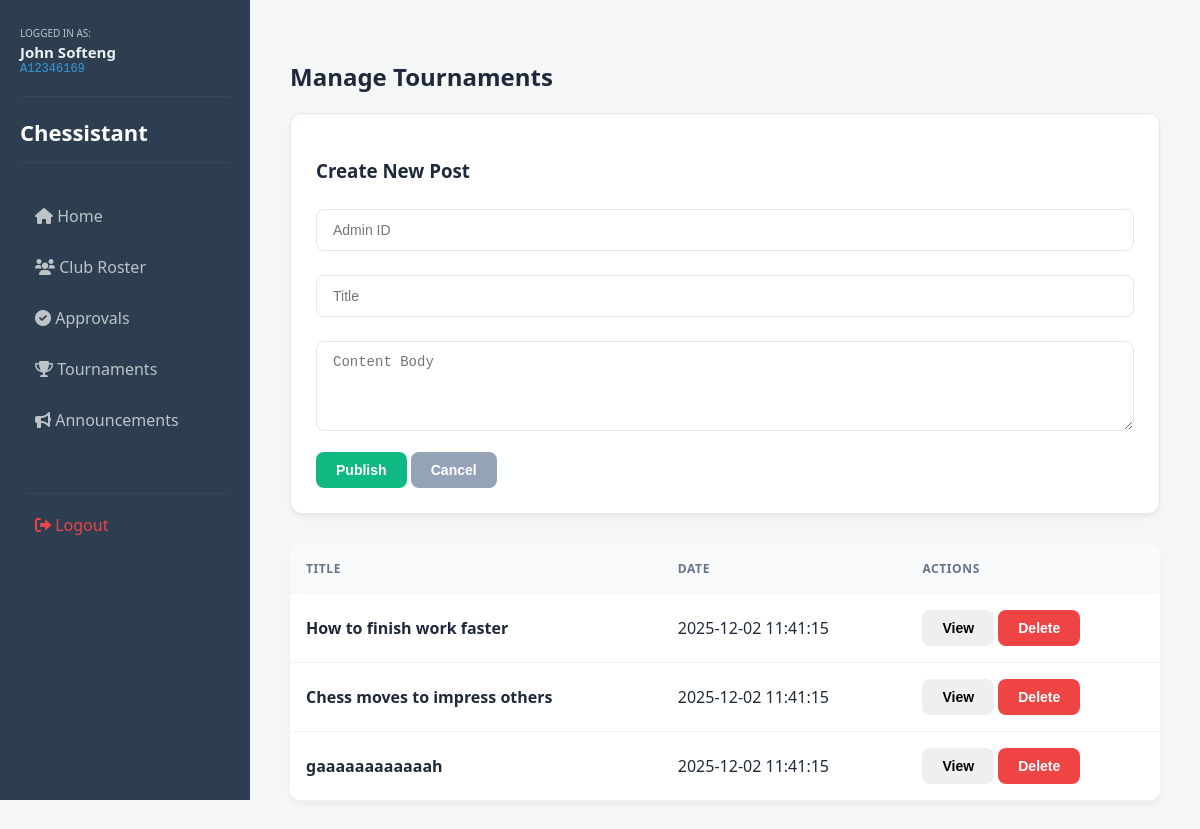
Page /Chessistant.php?page=tournament (signed in) on the committed database.
### tables this page shows
CREATE TABLE Tournaments (
                TourID  INTEGER NOT NULL DEFAULT 1 CHECK(TourID >= 0),
                Author  TEXT NOT NULL,
                LastEditor  TEXT NOT NULL,
                Title   TEXT NOT NULL DEFAULT 'Title',
                Date    TEXT NOT NULL DEFAULT (strftime('%m/%d/%Y %H:%M:%S', 'now')),
                Text    TEXT NOT NULL DEFAULT 'Text',
                LastModified    INTEGER NOT NULL DEFAULT (strftime('%s', 'now')),
                PRIMARY KEY(TourID AUTOINCREMENT),
                FOREIGN KEY(Author) REFERENCES Profiles(StudNum) ON DELETE CASCADE ON UPDATE CASCADE,
                FOREIGN KEY(LastEditor) REFERENCES Profiles(StudNum) ON DELETE CASCADE ON UPDATE CASCADE
            );

### Chessistant.php (the view, shortened to what this page needs)
<?php
try {
    $db = new PDO('sqlite:Hoshiyomi_ChessApp.db');
    $db->setAttribute(PDO::ATTR_ERRMODE, PDO::ERRMODE_EXCEPTION);
} catch (PDOException $e) {
    die("Database connection failed: " . $e->getMessage());
}
$page = isset($_GET['page']) ? $_GET['page'] : 'home';
$mode = isset($_GET['mode']) ? $_GET['mode'] : 'view';
?>
<!DOCTYPE html>
<html>
<head>
    <link rel="stylesheet" href="style.css">
    <link rel="stylesheet" href="https://cdnjs.cloudflare.com/ajax/libs/font-awesome/6.0.0/css/all.min.css">
</head>
<body>
<div id="sidebar">
    <div class="admin-profile">
        <small style="color: #bdc3c7; font-size: 10px;">LOGGED IN AS:</small>
        <div class="admin-name"><?php echo htmlspecialchars($_SESSION['admin_name']); ?></div>
        <div class="admin-id"><?php echo htmlspecialchars($_SESSION['admin_stud_num'] ?? 'ID Not Found'); ?></div>
    </div>
    <h2>Chessistant</h2>
    <nav>
        <a href="?page=home"><i class="fas fa-home"></i> Home</a>
        <a href="?page=roster"><i class="fas fa-users"></i> Club Roster</a>
        <a href="?page=approvals"><i class="fas fa-check-circle"></i> Approvals</a>
        <a href="?page=tournament"><i class="fas fa-trophy"></i> Tournaments</a>
        <a href="?page=announcement"><i class="fas fa-bullhorn"></i> Announcements</a>
    </nav>
    <a href="logout.php" style="color: #ef4444; margin-top: 50px; border-top: 1px solid #34495e; padding-top: 20px;">
        <i class="fas fa-sign-out-alt"></i> Logout
    </a>
</div>
    <div id="content">
        <?php
        switch ($page) {
            case 'tournament':
                renderManagementUI($db, 'tournament', 'TourID', 'Tournaments', 'save_tournament', $mode);
                break;
        }
        function renderManagementUI($db, $pageName, $idCol, $tableName, $btnName, $currentMode) {
            $data = [$idCol => '', 'Title' => '', 'Text' => '', 'Author' => ''];
            $isEditing = ($currentMode === 'edit' && !empty($data[$idCol]));
            $isViewing = (!empty($data[$idCol]) && $currentMode === 'view');
            echo "<h2>Manage " . ucfirst($pageName) . "s</h2>";
            echo "<div class='card " . ($isViewing ? 'view-only' : '') . "'>
                    <h3>" . ($data[$idCol] ? ($isEditing ? "Editing #{$data[$idCol]}" : "Viewing #{$data[$idCol]}") : "Create New Post") . "</h3>
                    <form method='POST' action='?page=$pageName'>
                        <input type='hidden' name='" . strtolower($idCol) . "' value='{$data[$idCol]}'>
                        <input type='text' name='author' placeholder='Admin ID' value='{$data['Author']}' " . ($isViewing ? 'readonly' : 'required') . ">
                        <input type='text' name='title' placeholder='Title' value='{$data['Title']}' " . ($isViewing ? 'readonly' : 'required') . ">
                        <textarea name='text' placeholder='Content Body' rows='4' " . ($isViewing ? 'readonly' : '') . ">{$data['Text']}</textarea>
                        " . ($isViewing ? "
                            <a href='?page=$pageName&id={$data[$idCol]}&mode=edit'><button type='button' class='btn-edit'>Edit</button></a>
                            <a href='?page=$pageName'><button type='button' class='btn-cancel'>Back</button></a>
                        " : "
                            <button type='submit' name='$btnName' class='btn-save'>" . ($data[$idCol] ? "Update" : "Publish") . "</button>
                            <a href='?page=$pageName'><button type='button' class='btn-cancel'>Cancel</button></a>
                        ") . "
                    </form>
                  </div>";
            $posts = $db->query("SELECT * FROM $tableName ORDER BY Date DESC")->fetchAll();
            echo "<table><tr><th>Title</th><th>Date</th><th>Actions</th></tr>";
            foreach ($posts as $p) {
                echo "<tr>
                        <td><strong>{$p['Title']}</strong></td>
                        <td>{$p['Date']}</td>
                        <td>
                            <a href='?page=$pageName&id={$p[$idCol]}&mode=view'><button class='btn-action'>View</button></a>
                            <form method='POST' style='display:inline;'>
                                <input type='hidden' name='post_id' value='{$p[$idCol]}'>
                                <input type='hidden' name='post_type' value='$pageName'>
                                <button type='submit' name='delete_post' class='btn-delete' onclick='return confirm(\"Permanently delete this?\")'>Delete</button>
                            </form>
                        </td>
                      </tr>";
            }
            echo "</table>";
        }
        ?>
    </div>
</body>
</html>

### style.css (style rules this page uses)
* { box-sizing: border-box; }
body { display: flex; font-family: 'Segoe UI', system-ui, -apple-system, sans-serif; margin: 0; background: #f4f7f6; min-height: 100vh; color: #1e293b; }
#sidebar { width: 250px; background: #2c3e50; color: white; height: 100vh; padding: 20px; position: fixed; left: 0; top: 0; z-index: 1000; }
#content { flex-grow: 1; margin-left: 250px; padding: 40px; width: calc(100% - 250px); }
#sidebar h2 { margin: 20px 0 30px; border-bottom: 1px solid #34495e; padding-bottom: 15px; font-size: 22px; }
.admin-profile { padding-bottom: 20px; margin-bottom: 20px; border-bottom: 1px solid #34495e; }
.admin-name { color: #ecf0f1; font-weight: 600; font-size: 15px; }
.admin-id { color: #3498db; font-size: 12px; font-family: 'Courier New', monospace; }
#sidebar a { color: #bdc3c7; text-decoration: none; display: block; padding: 12px 15px; border-radius: 6px; margin-bottom: 5px; transition: all 0.3s ease; }
.card { background: white; padding: 25px; border-radius: 12px; box-shadow: 0 4px 6px -1px rgba(0,0,0,0.05), 0 2px 4px -1px rgba(0,0,0,0.03); margin-bottom: 30px; border: 1px solid #e2e8f0; }
table { width: 100%; border-collapse: collapse; background: white; border-radius: 12px; overflow: hidden; box-shadow: 0 4px 6px -1px rgba(0,0,0,0.05); }
th, td { padding: 16px; border-bottom: 1px solid #f1f5f9; text-align: left; }
th { background: #f8fafc; font-weight: 600; color: #64748b; text-transform: uppercase; font-size: 12px; letter-spacing: 0.05em; }
input[type="text"], input[type="password"], textarea, select { width: 100%; padding: 12px 16px; margin: 8px 0 16px; border: 1.5px solid #e2e8f0; border-radius: 8px; background-color: #ffffff; font-size: 14px; transition: all 0.2s ease; box-sizing: border-box; outline: none; }
button, .btn { border: none; padding: 10px 20px; border-radius: 8px; cursor: pointer; font-weight: 600; font-size: 14px; transition: all 0.2s ease; display: inline-flex; align-items: center; justify-content: center; }
.btn-save, .login-btn { background: #10b981; color: white; }
.btn-delete { background: #ef4444; color: white; }
.btn-cancel { background: #94a3b8; color: white; }

### rows in the picture
tournaments: Title "How to finish work faster", Date "2025-12-02 11:41:15"
tournaments: Title "Chess moves to impress others", Date "2025-12-02 11:41:15"
tournaments: Title "gaaaaaaaaaaaah", Date "2025-12-02 11:41:15"

### other values in the picture
$_SESSION['admin_name'] "John Softeng"
$_SESSION['admin_stud_num'] "A12346169"
$pageName "Tournament"
